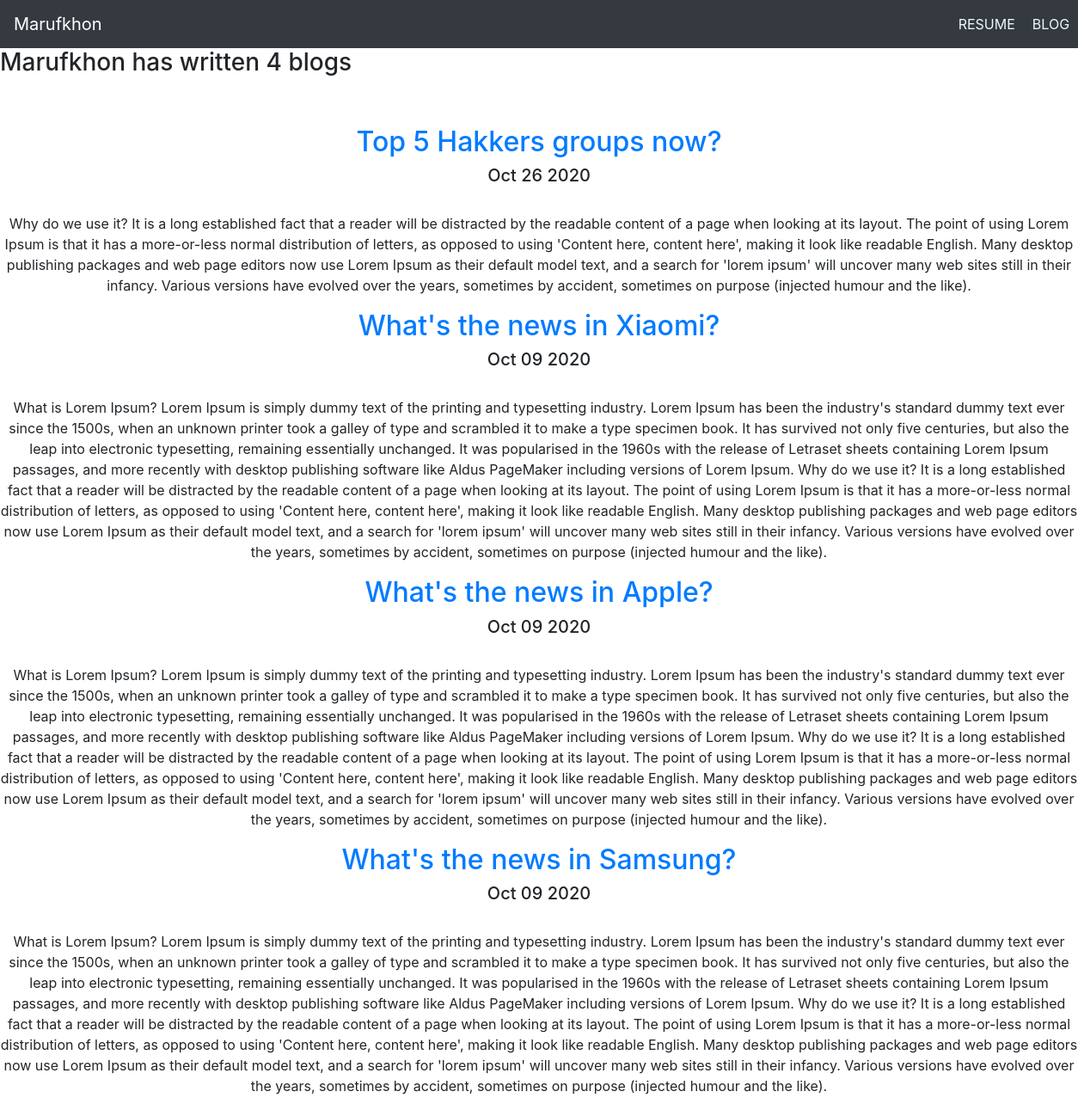
Screenshot of /blog/ with the database file from the repository.
### blog/models.py (models this page shows, shortened)
class Blog(models.Model):
    title = models.CharField(max_length=200)
    description = models.TextField()
    date = models.DateField()

### blog/views.py (the view)
# urls.py: path('', views.all_blogs, name='all_blogs'),
def all_blogs(request):
    blogs = Blog.objects.order_by('-date')
    return render(request, 'blog/all_blogs.html', {'blogs': blogs})

### blog/templates/blog/all_blogs.html (shortened to what this page needs)
<!DOCTYPE html>
<html lang="en">
  <head>
    <link
      rel="stylesheet"
      href="https://stackpath.bootstrapcdn.com/bootstrap/4.5.2/css/bootstrap.min.css"
    />
  </head>
  <body>
    {% extends 'portfolio/base.html' %} {% block content %}
    <h3>
      Marufkhon has written {{blogs.count}} blog{{ blogs.count|pluralize }}
    </h3>
    <br /><br />
    {% for blog in blogs %}
    <div class="text-center">
      <a href="{% url 'blog:detail' blog.id%}"> <h2>{{ blog.title }}</h2></a>
      <h5>{{ blog.date|date:'M d Y' }}</h5>
      <br />
      <p>{{ blog.description }}</p>
    </div>
    {% endfor %} {% endblock %}

### rows the page displays
Blog: title "Top 5 Hakkers groups now?", date "Oct 26 2020", description "Why do we use it? It is a long established fact that a reader will be distracted by the readable content of a page when looking at its layout. The point of using Lorem Ipsum is that it has a more-or-less normal distribution of letters, as opposed to using 'Content here, content here', making it look like readable English. Many desktop publishing packages and web page editors now use Lorem Ipsum as their default model text, and a search for 'lorem ipsum' will uncover many web sites still in their infancy. Various versions have evolved over the years, sometimes by accident, sometimes on purpose (injected humour and the like)."
Blog: title "What's the news in Xiaomi?", date "Oct 09 2020", description "What is Lorem Ipsum? Lorem Ipsum is simply dummy text of the printing and typesetting industry. Lorem Ipsum has been the industry's standard dummy text ever since the 1500s, when an unknown printer took a galley of type and scrambled it to make a type specimen book. It has survived not only five centuries, but also the leap into electronic typesetting, remaining essentially unchanged. It was popularised in the 1960s with the release of Letraset sheets containing Lorem Ipsum passages, and more recently with desktop publishing software like Aldus PageMaker including versions of Lorem Ipsum. Why do we use it? It is a long established fact that a reader will be distracted by the readable…"
Blog: title "What's the news in Apple?", date "Oct 09 2020", description "What is Lorem Ipsum? Lorem Ipsum is simply dummy text of the printing and typesetting industry. Lorem Ipsum has been the industry's standard dummy text ever since the 1500s, when an unknown printer took a galley of type and scrambled it to make a type specimen book. It has survived not only five centuries, but also the leap into electronic typesetting, remaining essentially unchanged. It was popularised in the 1960s with the release of Letraset sheets containing Lorem Ipsum passages, and more recently with desktop publishing software like Aldus PageMaker including versions of Lorem Ipsum. Why do we use it? It is a long established fact that a reader will be distracted by the readable…"
Blog: title "What's the news in Samsung?", date "Oct 09 2020", description "What is Lorem Ipsum? Lorem Ipsum is simply dummy text of the printing and typesetting industry. Lorem Ipsum has been the industry's standard dummy text ever since the 1500s, when an unknown printer took a galley of type and scrambled it to make a type specimen book. It has survived not only five centuries, but also the leap into electronic typesetting, remaining essentially unchanged. It was popularised in the 1960s with the release of Letraset sheets containing Lorem Ipsum passages, and more recently with desktop publishing software like Aldus PageMaker including versions of Lorem Ipsum. Why do we use it? It is a long established fact that a reader will be distracted by the readable…"

### other values shown
{{ blogs.count }} "4"
